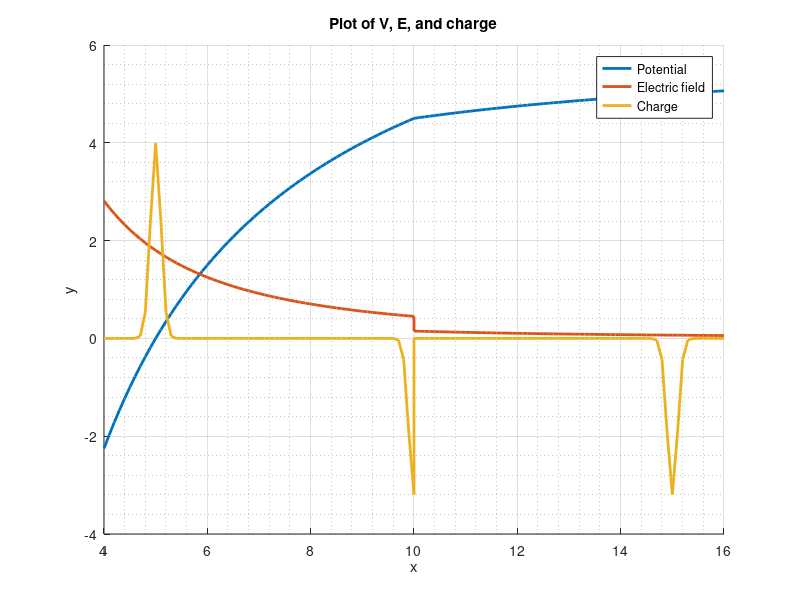

MATLAB code to generate this figure:
% Define the range of x values
x1 = 4:0.1:10;
x2 = 10:0.1:16;

% Define the functions for the first interval

y11 = 45*(0.2-(1./x1));
y12 = 15*(0.1-(1./x2))+4.5;         
        % y = x^2 for 1<=x<=5

% Define the functions for the second interval
y21 = 45./(x1.^2);        % y = x^2 for 5<=x<=10
y22 = 15./(x2.^2);        % y = x^3 for 5<=x<=10

% Define the functions for both intervals
y31 = exp(-(x1-5).^2 / (2 * 0.1^2)) / (0.1 * sqrt(2 * pi))-0.8*exp(-(x1-10).^2 / (2 * 0.1^2)) / (0.1 * sqrt(2 * pi));           % y = x for 1<=x<=5
y32 = -0.8*exp(-(x2-15).^2 / (2 * 0.1^2)) / (0.1 * sqrt(2 * pi));      % y = log(x) for 1<=x<=5

% Combine the pieces
x = [x1, x2];
ya = [y11, y12];
yb = [y21, y22];
yc = [y31, y32];

% Plot the piecewise functions
hold on
plot(x, ya, 'LineWidth', 2);
plot(x, yb, 'LineWidth', 2);
plot(x, yc, 'LineWidth', 2);

% Add labels and title
xlabel('x');
ylabel('y');
title('Plot of V, E, and charge');

% Display the grid
grid on;
grid minor;
legend('Potential', 'Electric field', 'Charge');


% Display the plot

